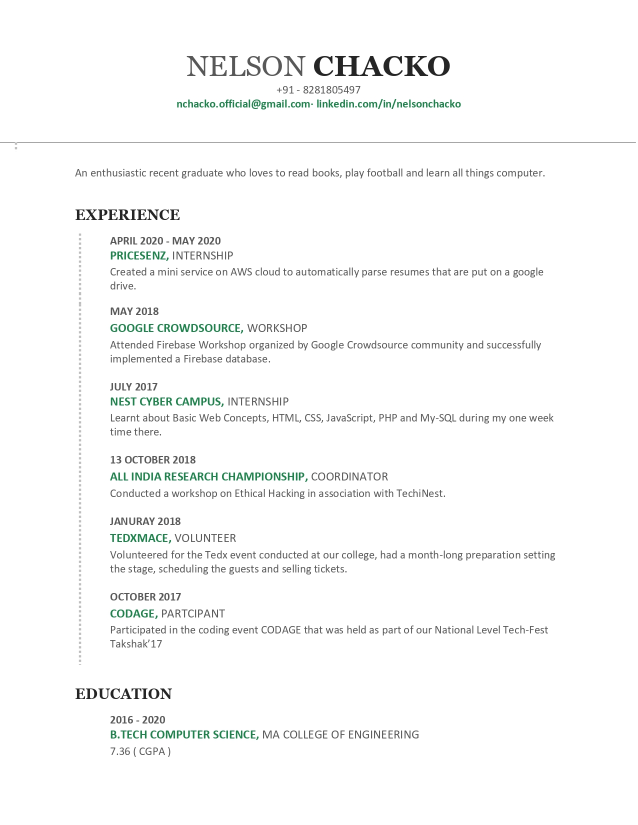
#> input picture GetTextFromBoundingBox/Resume_Nelson_page-0001.jpg, 1275 x 1650 px, found by its file name (shown at 1/2 size)
$ python paragraph_detection.py
#> lines starting #> are read from the running program, lines starting #| are printed output that depends on the picture; after the words box and inside, x2 and y2 are one past the last pixel; in counts of white or black regions, pixels touching at a corner belong together
import cv2
import numpy as np

"""
Link :https://stackoverflow.com/questions/57249273/how-to-detect-paragraphs-in-a-text-document-image-for-a-non-consistent-text-stru

"""

# Load image, grayscale, Gaussian blur, Otsu's threshold
image = cv2.imread(r"C:\Users\nelson.c\dev\Text_OCR\images\ilovepdf_pages-to-jpg\Resume_Nelson_page-0001.jpg")
#> image is the input picture: shape (1650, 1275, 3); mean B, G, R 249.3, 249.6, 249
image = cv2.resize(image,None,fx=0.5,fy=0.5)
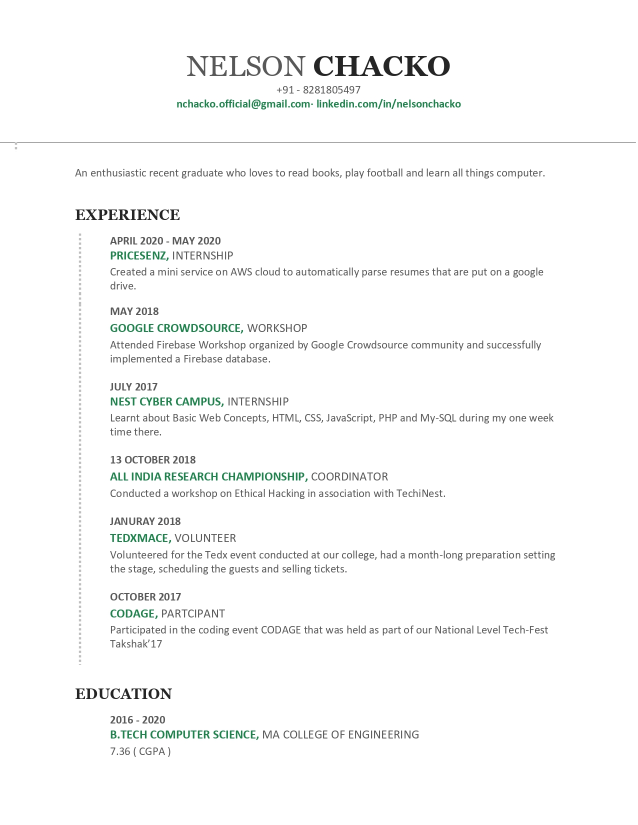
#> image: shape (825, 638, 3); mean B, G, R 249.3, 249.6, 249
gray = cv2.cvtColor(image, cv2.COLOR_BGR2GRAY)
blur = cv2.GaussianBlur(gray, (7,7), 0)
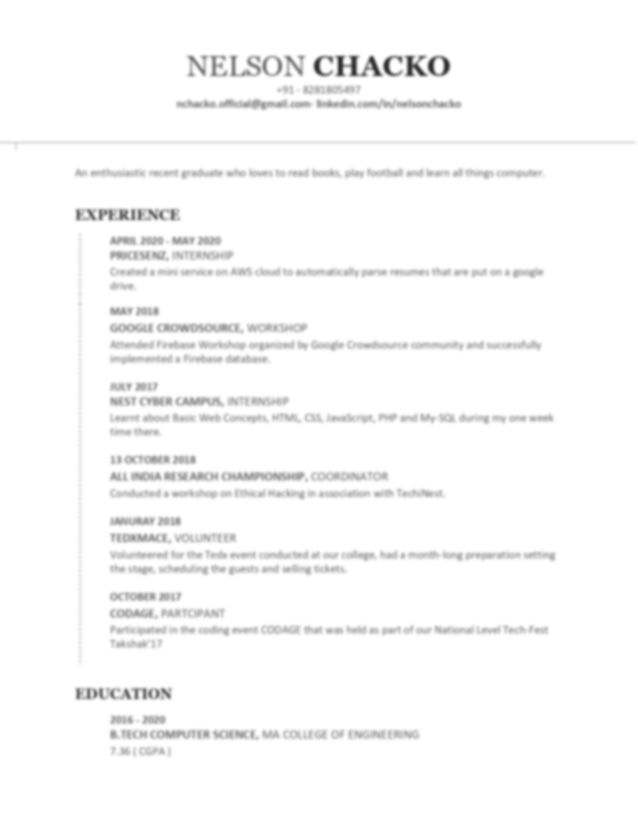
#> blur: shape (825, 638); min 46, max 255, mean 249.4
thresh = cv2.threshold(blur, 0, 255, cv2.THRESH_BINARY_INV + cv2.THRESH_OTSU)[1]
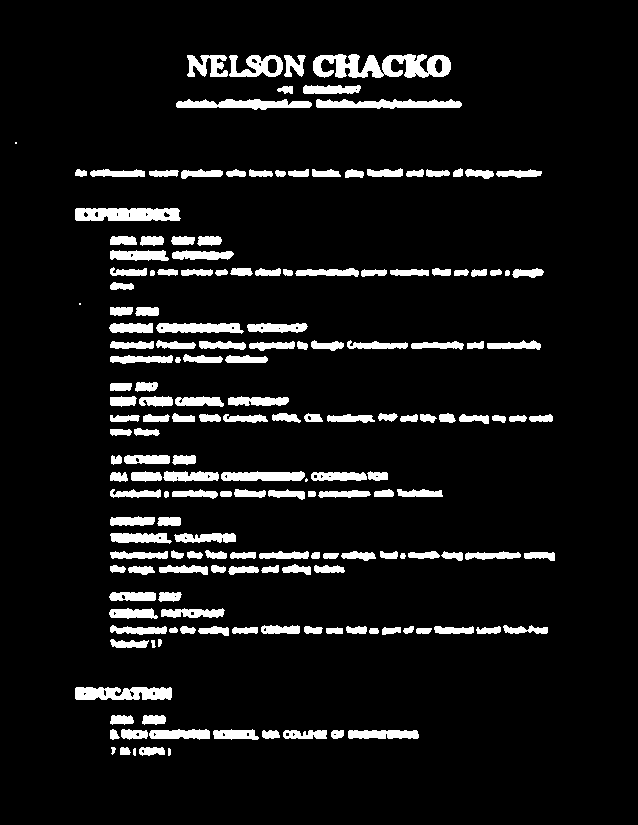
#> thresh: shape (825, 638); 8.2% white; 180 white regions (3 under 20 px), largest, box (x1, y1, x2, y2) and area: (313, 54, 451, 78) 2165, (75, 208, 181, 221) 1238, (75, 687, 172, 700) 1077

# Create rectangular structuring element and dilate
kernel = cv2.getStructuringElement(cv2.MORPH_RECT, (5,5))
dilate = cv2.dilate(thresh, kernel, iterations=4)
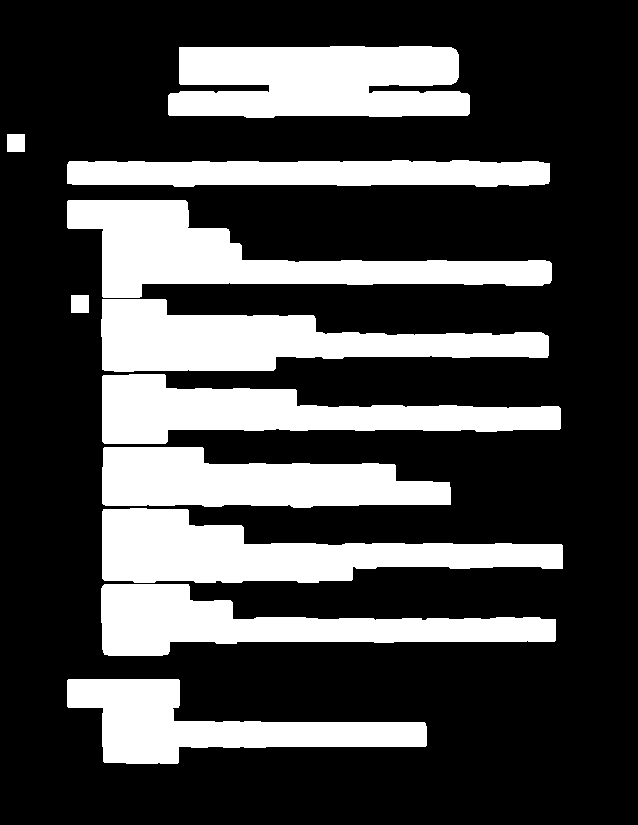
#> dilate: shape (825, 638); 28.1% white; 11 white regions

# Find contours and draw rectangle
cnts = cv2.findContours(dilate, cv2.RETR_EXTERNAL, cv2.CHAIN_APPROX_SIMPLE)
#> cnts = 11 contours; largest, box (x1, y1, x2, y2) and area: (67, 200, 552, 298) 18414, (168, 46, 470, 118) 18346, (102, 508, 563, 583) 18128, (101, 299, 549, 372) 17574, (102, 374, 561, 444) 15822
cnts = cnts[0] if len(cnts) == 2 else cnts[1]
for c in cnts:
    x,y,w,h = cv2.boundingRect(c)
    cv2.rectangle(image, (x, y), (x + w, y + h), (36,255,12), 2)
#> this loop made 11 passes
#> (x, y, w, h) on passes 1, 2, 3, 4, 5, 6, 8, 9, 11: (67, 679, 360, 85), (101, 584, 455, 72), (102, 508, 461, 75), (102, 447, 349, 61), (102, 374, 459, 70), (101, 299, 448, 73), (67, 200, 485, 98), (67, 160, 483, 27), (168, 46, 302, 72)
#> (c, x, y, w, h) on passes 7, 10: ([[71, 295], [71, 312], [88, 312], [88, 295]], 71, 295, 18, 18), ([[7, 134], [7, 151], [24, 151], [24, 134]], 7, 134, 18, 18)
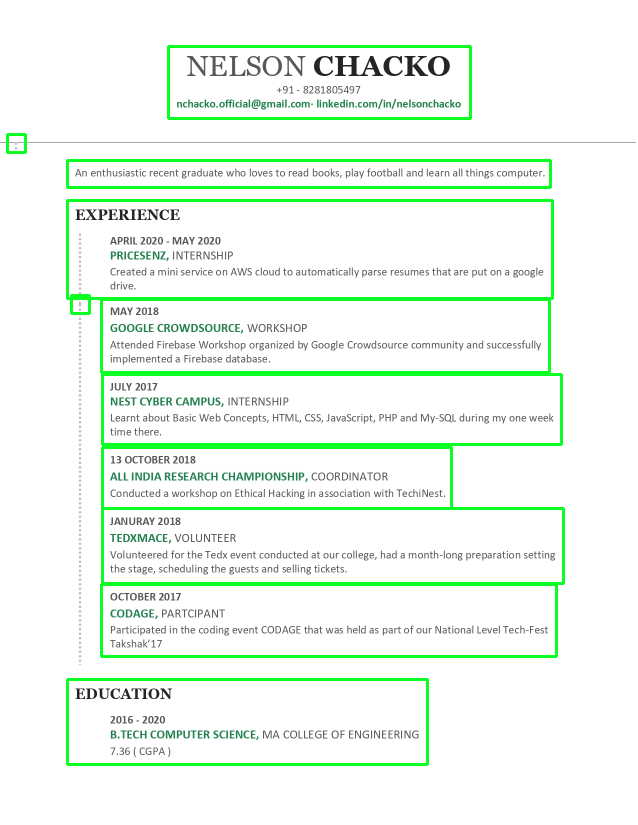
#> image: shape (825, 638, 3); 4.5% of pixels changed, all inside (x1, y1, x2, y2) = (6, 45, 565, 766)

cv2.imshow('thresh', thresh)
cv2.imshow('dilate', dilate)
cv2.imshow('image', image)
cv2.waitKey()

$ run again, with GetTextFromBoundingBox/akhila.PNG saved as GetTextFromBoundingBox/Resume_Nelson_page-0001.jpg
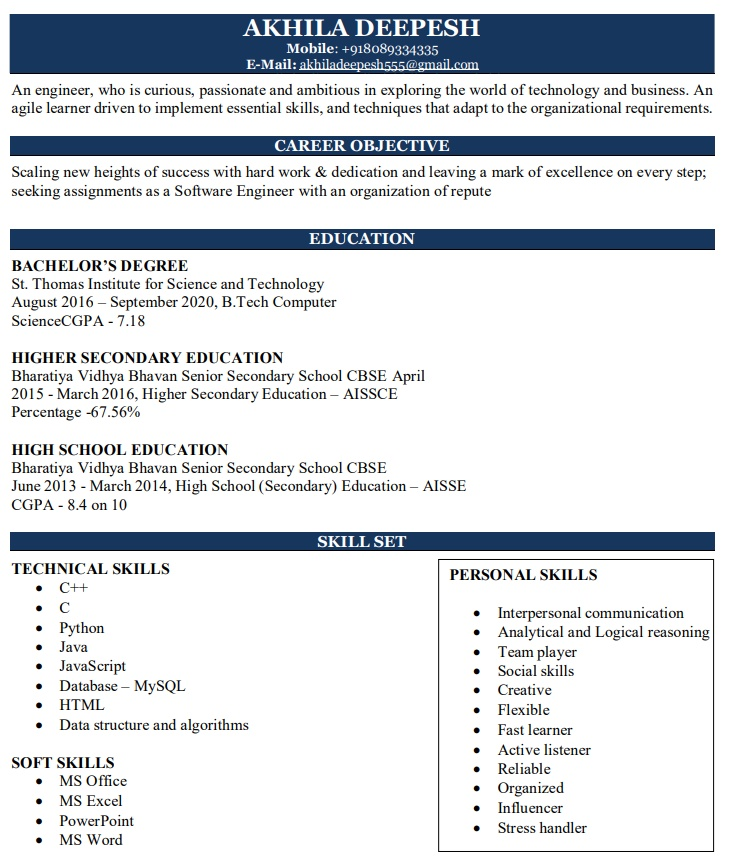
#> input picture GetTextFromBoundingBox/akhila.PNG, 735 x 868 px, found by its file name
#> image is the input picture: shape (868, 735, 3); mean B, G, R 223.6, 219.3, 215.3
#> `thresh = cv2.threshold(blur, 0, 255, cv2.THRESH_BINARY_INV + cv2.THRES..`:
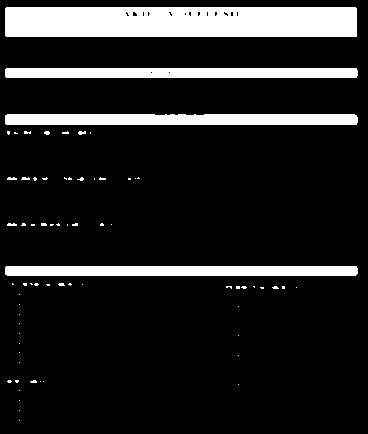
#> thresh: shape (434, 368); 13.7% white; 70 white regions (62 under 20 px), largest, box (x1, y1, x2, y2) and area: (5, 7, 357, 37) 10476, (5, 114, 358, 125) 3841, (5, 68, 358, 78) 3522
#> dilate: shape (434, 368); 35.8% white; 13 white regions
#> cnts = 13 contours; largest, box (x1, y1, x2, y2) and area: (0, 0, 365, 45) 16016, (0, 258, 366, 371) 12300, (0, 106, 366, 143) 10422, (0, 60, 366, 86) 9122, (0, 169, 114, 189) 2062
#> the loop `for c in cnts:` made 13 passes
#> (x, y, w, h) on passes 2, 6, 7, 9, 10, 11, 12: (0, 372, 52, 57), (0, 258, 366, 113), (92, 215, 28, 19), (120, 169, 28, 19), (0, 169, 114, 20), (0, 106, 366, 37), (0, 60, 366, 26)
#> after the loop `for c in cnts:`:
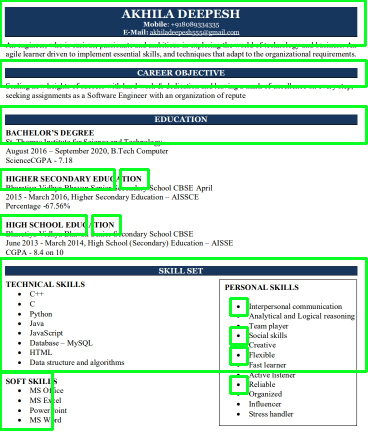
#> image: shape (434, 368, 3); mean B, G, R 208, 221.1, 197.9
